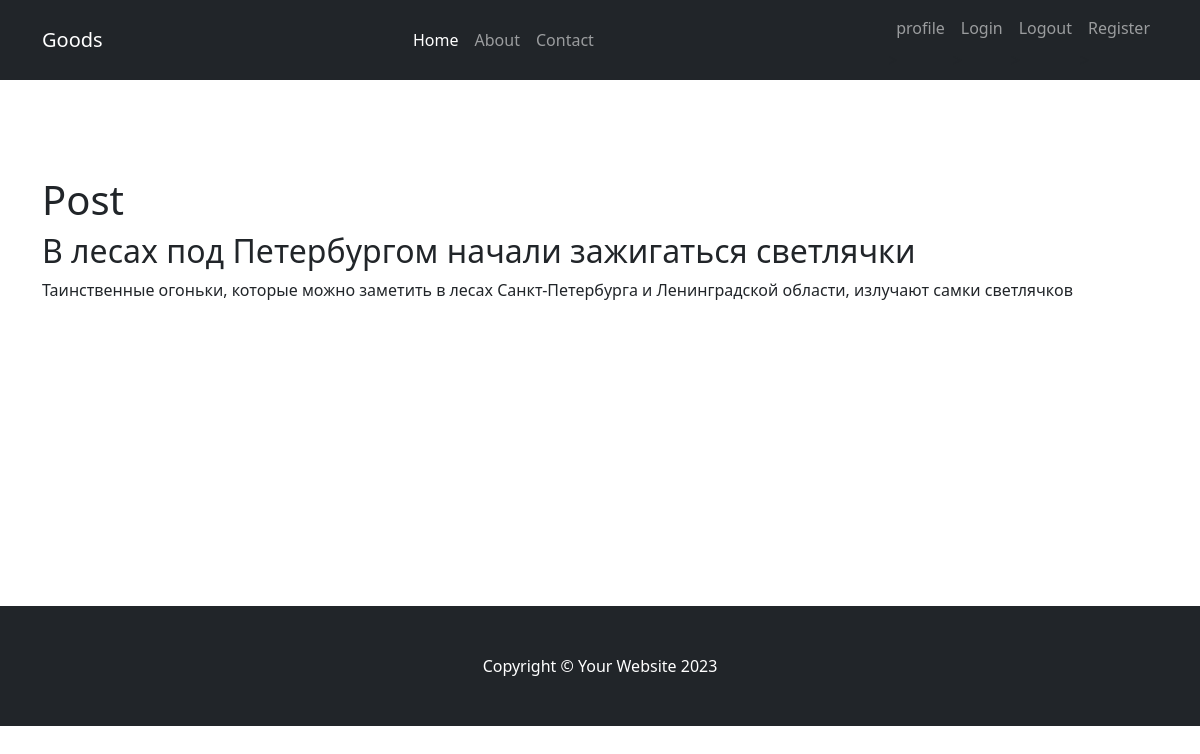
Page /posts/3 on the committed database.
### newspaper/models.py (models this page shows, shortened)
class Post(models.Model):
    NEWS = 'NW'
    POST = 'PT'
    POSTS = [
        (NEWS, 'news'),
        (POST, 'post')
    ]
    author = models.ForeignKey(
        Author, on_delete=models.CASCADE, verbose_name='Автор')
    post_type = models.CharField(
        max_length=2, choices=POSTS, default=NEWS, verbose_name='Тип статьи')
    data_post_creation = models.DateTimeField(
        auto_now_add=True, verbose_name='Дата публикации')
    title = models.CharField(max_length=255, verbose_name='Заголовок')
    text = models.TextField()
    rating_post = models.IntegerField(default=0)
    category = models.ManyToManyField('Category', through='PostCategory')
    class Meta:
        verbose_name = 'Новость'
        verbose_name_plural = 'Новости'

### newspaper/views.py (the view)
# urls.py: path('<int:pk>', PostDetailView.as_view(), name='post_detail'),
class PostDetailView(DetailView):
    model = Post
    template_name = 'newspaper/post.html'
    context_object_name = 'post'

### newspaper/templates/newspaper/post.html (shortened to what this page needs)
{% extends 'layout/base.html' %}
{% block content %}
<h1>Post</h1>
<h2>{{ post.title }}</h2>
<p>
    {{ post.text }}
</p>
{% endblock content %}

### rows in the picture
Post: title "В лесах под Петербургом начали зажигаться светлячки", text "Таинственные огоньки, которые можно заметить в лесах Санкт-Петербурга и Ленинградской области, излучают самки светлячков"
